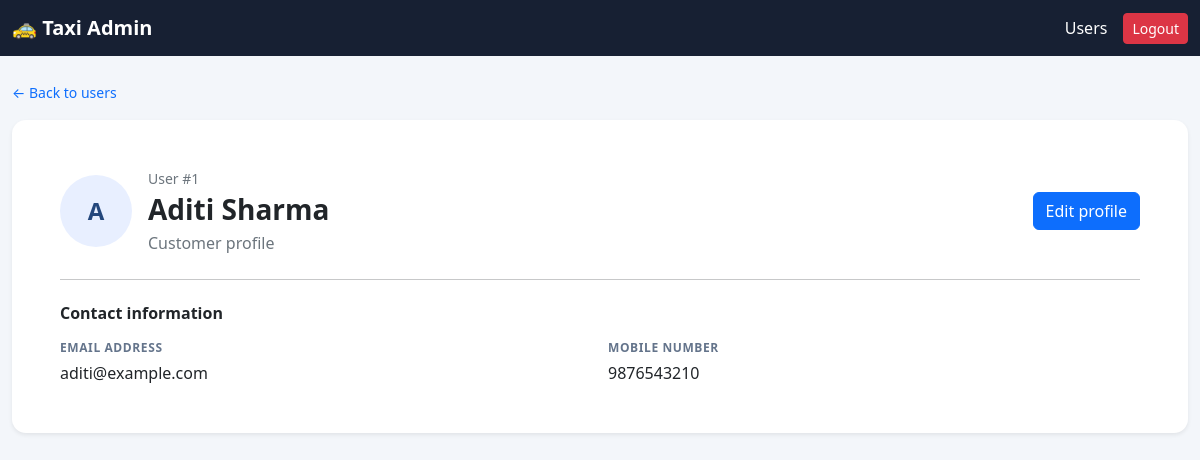
/users/1/ (signed in), run on the app's committed database.
### core/models.py (models this page shows, shortened)
class User(models.Model):
    name = models.CharField(max_length=100)
    email = models.EmailField(unique=True)
    mobile = models.CharField(max_length=15)
    password = models.CharField(max_length=128)
    class Meta:
        ordering = ['name']

### core/views.py (the view)
# urls.py: path('users/<int:user_id>/', views.admin_user_detail, name='admin_user_detail'),
@user_passes_test(lambda user: user.is_authenticated and user.is_staff,
                  login_url='admin_login')
def admin_user_detail(request, user_id):
    user = get_object_or_404(User, pk=user_id)
    return render(
        request,
        'core/admin_user_detail.html',
        {'user_record': user},
    )

### core/templates/core/admin_user_detail.html (shortened to what this page needs)
<!DOCTYPE html>
<html lang="en">
<head>
    <link href="https://cdn.jsdelivr.net/npm/bootstrap@5.3.3/dist/css/bootstrap.min.css"
          rel="stylesheet">
</head>
<body>
<nav class="navbar navbar-dark admin-navbar">
    <div class="container-xxl">
        <a class="navbar-brand fw-bold" href="{% url 'admin_dashboard' %}">
            🚕 Taxi Admin
        </a>
        <div class="d-flex align-items-center gap-3">
            <a class="nav-link text-white" href="{% url 'admin_users' %}">
                Users
            </a>
            <form method="POST" action="{% url 'admin_logout' %}">
                <button type="submit" class="btn btn-danger btn-sm">Logout</button>
            </form>
        </div>
    </div>
</nav>
<main class="container-xxl py-4">
    <a class="text-decoration-none small" href="{% url 'admin_users' %}">
        &larr; Back to users
    </a>
    <section class="card profile-card shadow-sm mt-3">
        <div class="card-body p-4 p-md-5">
            <header class="d-flex flex-wrap align-items-center gap-3 mb-4">
                <span class="profile-avatar" aria-hidden="true">
                    {{ user_record.name|first|upper }}
                </span>
                <div>
                    <p class="text-secondary small mb-1">
                        User #{{ user_record.pk }}
                    </p>
                    <h1 class="h3 fw-bold mb-1">{{ user_record.name }}</h1>
                    <p class="text-secondary mb-0">Customer profile</p>
                </div>
                <a class="btn btn-primary ms-md-auto"
                   href="{% url 'admin_user_edit' user_record.pk %}">
                    Edit profile
                </a>
            </header>
            <hr class="mb-4">
            <h2 class="h6 fw-bold mb-3">Contact information</h2>
            <div class="row g-3">
                <div class="col-12 col-md-6">
                    <div class="detail-label mb-1">Email address</div>
                    <div>{{ user_record.email }}</div>
                </div>
                <div class="col-12 col-md-6">
                    <div class="detail-label mb-1">Mobile number</div>
                    <div>{{ user_record.mobile }}</div>
                </div>
            </div>
        </div>
    </section>
</main>
</body>
</html>

### core/templates/core/admin_user_detail.html (style rules this page uses)
body { background: #f3f6fa; }
.admin-navbar { background: #172033; }
.profile-card { border: 0; border-radius: 14px; }
.profile-avatar { align-items: center; background: #e8efff; border-radius: 50%; color: #24477c; display: inline-flex; font-size: 1.5rem; font-weight: 700; height: 72px; justify-content: center; width: 72px; }
.detail-label { color: #64748b; font-size: .75rem; font-weight: 700; letter-spacing: .05em; text-transform: uppercase; }

### data on the page
User: name|first "A", pk "1", name "Aditi Sharma", email "aditi@example.com", mobile "9876543210"
